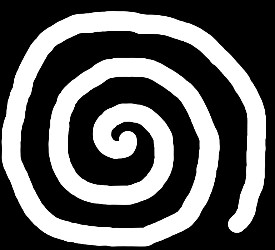
#> input picture main/spirale.jpg, 275 x 250 px
$ python get_wplist.py
#> lines starting #> are read from the running program, lines starting #| are printed output that depends on the picture; after the words box and inside, x2 and y2 are one past the last pixel; in counts of white or black regions, pixels touching at a corner belong together
### main/AStar.py
# -*- coding: utf-8 -*-
"""
Created on Tue Jul 07 15:56:00 2015
@author: S. Bertrand

ASSUMPTION on coordinate system for the map :

        y
        ^(0, dimY-1)  (dimX-1, dimY-1)
        |
        |(0,0)           (dimX-1,0)
        ------------------------>  x

ASSUMPTION on node  numerotation :

        y
        ^....    ....      ...dimX*dimY-1
        |dimX  dimX+1 .... ....
        |0   1   2   ...   dimX-1
        ------------------------>  x

"""

# test


import random
import matplotlib.pyplot as plt
import matplotlib.patches as patches
import numpy as np


class Node:

    # [19 lines left out: functions __init__, __repr__, __str__, not called in this run]

# --- end of node class -------------------------


class Graph:

    def __init__(self, nbOfNodes, adjacency=4):
        self.nbOfNodes = nbOfNodes
        self.listOfNodes = []
        self.adjacencyMatrix = np.zeros([nbOfNodes, nbOfNodes])
        self.adjacency = adjacency  # 4 or 8-adjacencies

    # return list of numeros of successor nodes of node no nodeNo
    # [6 lines left out: function succNoOfNode, not called in this run]


# --- end of graph class -------------------------


class Map:

    def __init__(self, dimX, dimY, adjacency=4):
        self.dimX = dimX
        self.dimY = dimY
        self.occupancy = np.zeros([dimX, dimY]) # occupancy grid. 0 : free cell, 1 : obstacle
        self.coordinateX = np.zeros([dimX, dimY]) # coordinate x of the point
        self.coordinateY = np.zeros([dimX, dimY]) # coordinate y of the point
        self.graph = Graph(dimX*dimY, adjacency)

    # init coordinates (see assumption at the begining of this file)
    # [208 lines left out: functions initCoordinates, loadOccupancy, generateRandObstacles, generateGraph, generateAdjacencyMatrix, plot and 4 more, not called in this run]


# --- end of map class ---------------------------


# ---- define heuristic function and distance cost function for ASTAR -----
def heuristic(node, nodeGoal):
    return euclidianDist(node, nodeGoal)
    #return manhattanDist(node, nodeGoal)

def distance(node1, node2):
    return euclidianDist(node1, node2)
    #return manhattanDist(node1, node2)
# --- end of Astar ------------------------------


# distances

# [10 lines left out: functions manhattanDist, euclidianDist, not called in this run]


# main  (executed if this file is runned)
# [46 lines that do not run on import are left out]

### main/get_wplist.py
#from functions import *
from matplotlib.backend_bases import MouseButton
import matplotlib.pyplot as plt
import Robot as rob
from functions import map
import numpy as np
import math
import AStar
import os
import cv2 as cv

capX = 352
capY = 288


def set_draw_dimensions(capX, capY):
    # 1. Import image
#> called with capX = 352, capY = 288
    img = cv.imread("spirale.jpg")
#> img is the input picture: shape (250, 275, 3); min 0, max 255, mean 95.6

    # 2. Resize image at capX, capY
    img = cv.resize(img, (capX, capY))
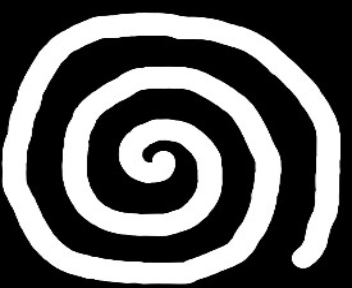
#> img: shape (288, 352, 3); min 0, max 255, mean 95.6

    # 3. Passage en nuances de gris
    img = cv.cvtColor(img, cv.COLOR_BGR2GRAY)
#> img: shape (288, 352)

    # 4. Passage en binaire
    img = cv.threshold(img, 200, 1, 0)
    img = img[1]
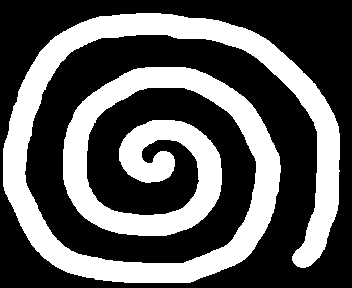
#> img: shape (288, 352); values 0 (black) and 1 (white), 36% white; 1 white region, box (x1, y1, x2, y2) and area: (3, 13, 340, 283) 36529

    # 5. Inversion des obstacles et des cases libres
    print("inverting bits...")
    for i in range(len(img)):
        for j in range (len(img[0])) :
            if img[i][j] == 0:
                img[i][j] = 1
            else :
                img[i][j] = 0
    return img

def generate_carte(img, capX, capY):

#> called with capX = 352, capY = 288
    print("loading occupancy grid...")
    # 3.1 Chargement du tableau occupancyGrid
    wait=[]
    list=[]
    for y in range(0, capX):
        for x in range(0, capY):
            wait.append(img[x][y])
        list.append(wait)
        wait=[]
#> after the loop, list = 352 items
    list = np.array(list)
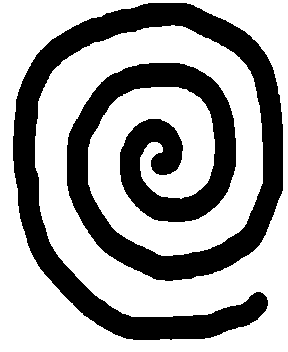
#> list: shape (352, 288); values 0 (black) and 1 (white), 64% white; 1 black region, box (x1, y1, x2, y2) and area: (13, 3, 283, 340) 36529
    occupancyGrid = list

    print("generating graph...")
    # 3.2 Création de la carte (objet Map)
    adjacency = 4
    carte = AStar.Map(capX, capY, adjacency)
    carte.initCoordinates()
    carte.loadOccupancy(occupancyGrid)
    carte.generateGraph()

    return carte

# [49 lines left out: functions get_nodes, WP_generator, not called in this run]


# resize light painting image dimensions at camera resolution
img = set_draw_dimensions(capX, capY)

# generate map
#> (the run stopped early here; a loop or call above may not have finished)
